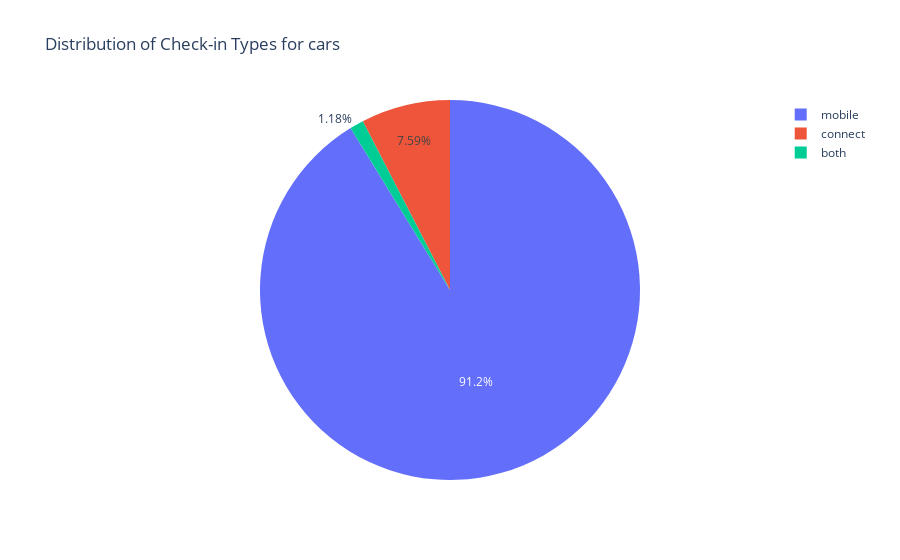

Notebook source saved alongside this figure:
### Markdown cell above
- 45% of the cars in the dataset were rented only once.

### Code cell
def get_checkin_type(car_id, data):
    """
    Returns the checkin type for a given car_id.

    Args:
        car_id (int): The ID of the car.
        data (pd.DataFrame): The DataFrame containing car data.

    Returns:
        str: The checkin type ('mobile', 'connect', or 'both').
    """

    checkin_types = data[data['car_id'] == car_id]['checkin_type'].unique()

    if len(checkin_types) == 1:
        return checkin_types[0]  # Return the unique checkin type
    elif len(checkin_types) > 1:
        return 'both'  # Return 'both' if multiple checkin types
    else:
        return None  # Return None if no checkin type found for the car_id

# Apply the function to get checkin type for all cars
data['checkin_type_category'] = data['car_id'].apply(lambda x: get_checkin_type(x, data))

# Group by car_id and count the occurrences of checkin types
checkin_type_counts = data.groupby('car_id')['checkin_type_category'].first().value_counts()

# Print the overall distribution of checkin types
print("\nOverall distribution of checkin types:")
print(checkin_type_counts)

# Create a pie chart using Plotly Express
fig = px.pie(
    names=checkin_type_counts.index,
    values=checkin_type_counts.values,
    title='Distribution of Check-in Types for cars'
)

fig.show()

### Figure 1 — Plotly figure (JSON) as saved in the notebook; plotly's stock layout.template omitted (floating-point values rounded to 4 significant figures)
{"data": [{"domain": {"x": [0, 1], "y": [0, 1]}, "hovertemplate": "label=%{label}<br>value=%{value}<extra></extra>", "labels": ["mobile", "connect", "both"], "legendgroup": "", "name": "", "showlegend": true, "type": "pie", "values": [7429, 618, 96]}], "layout": {"legend": {"tracegroupgap": 0}, "title": {"text": "Distribution of Check-in Types for cars"}}}
